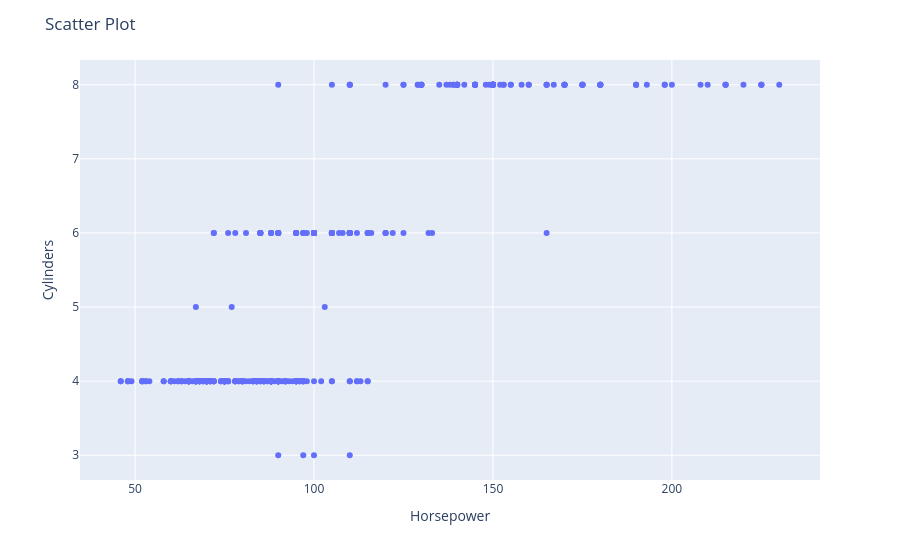

This figure's notebook cell:
### Markdown cell above
2. Generate a scatter plot for the variabels horsepower and cylinders. Compare the before result with the calculated measures.

### Code cell
import pandas as pd
import plotly.express as px

# Create a scatter plot
fig = px.scatter(data, x="horsepower", y="cylinders")

# Adjust the plot
fig.update_layout(
    xaxis_title_text='Horsepower',
    yaxis_title_text='Cylinders',
    title=dict(
            text='Scatter Plot',
        ),
)

# Show the plot
fig.show()

### Figure 1 — Plotly figure (JSON) as saved in the notebook; plotly's stock layout.template omitted (floating-point values rounded to 4 significant figures; data arrays with more than 128 entries replaced by an {"elided": "..."} marker saying what was removed)
{"data": [{"hovertemplate": "horsepower=%{x}<br>cylinders=%{y}<extra></extra>", "legendgroup": "", "marker": {"color": "#636efa", "symbol": "circle"}, "mode": "markers", "name": "", "orientation": "v", "showlegend": false, "type": "scatter", "x": {"elided": "398 float values"}, "xaxis": "x", "y": {"elided": "398 int values"}, "yaxis": "y"}], "layout": {"legend": {"tracegroupgap": 0}, "margin": {"t": 60}, "title": {"text": "Scatter Plot"}, "xaxis": {"anchor": "y", "domain": [0, 1], "title": {"text": "Horsepower"}}, "yaxis": {"anchor": "x", "domain": [0, 1], "title": {"text": "Cylinders"}}}}
